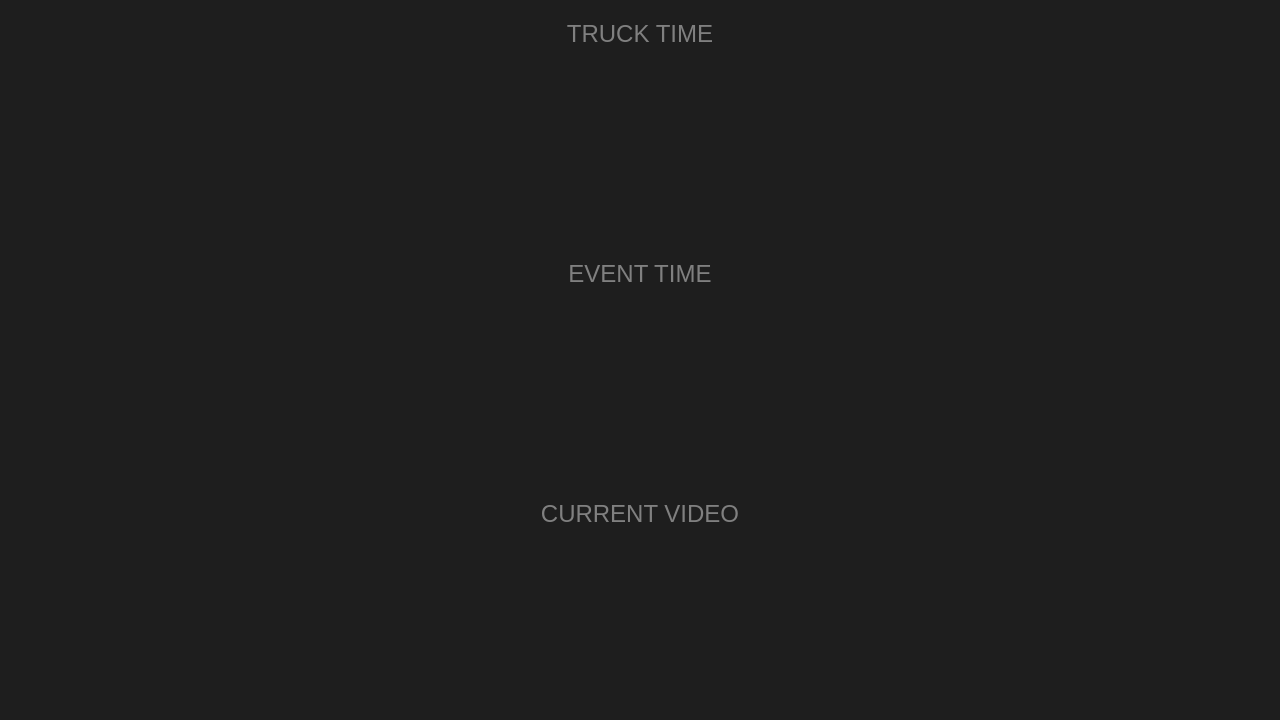
<?xml version="1.0" encoding="UTF-8"?>
<ui version="4.0">
 <class>MainWindow</class>
 <widget class="QWidget" name="MainWindow">
  <property name="geometry">
   <rect>
    <x>0</x>
    <y>0</y>
    <width>1280</width>
    <height>720</height>
   </rect>
  </property>
  <property name="windowTitle">
   <string>Timer</string>
  </property>
  <property name="styleSheet">
   <string notr="true">background-color: rgb(30, 30, 30);
border-width: 0;
font: 18pt;
color: grey;</string>
  </property>
  <layout class="QGridLayout">
   <property name="leftMargin">
    <number>0</number>
   </property>
   <property name="topMargin">
    <number>0</number>
   </property>
   <property name="rightMargin">
    <number>0</number>
   </property>
   <property name="bottomMargin">
    <number>0</number>
   </property>
   <property name="spacing">
    <number>0</number>
   </property>
   <item row="0" column="2">
    <widget class="QWidget" name="right" native="true">
     <property name="sizePolicy">
      <sizepolicy hsizetype="Preferred" vsizetype="Preferred">
       <horstretch>40</horstretch>
       <verstretch>0</verstretch>
      </sizepolicy>
     </property>
    </widget>
   </item>
   <item row="0" column="1">
    <widget class="QWidget" name="main" native="true">
     <property name="sizePolicy">
      <sizepolicy hsizetype="Preferred" vsizetype="Preferred">
       <horstretch>200</horstretch>
       <verstretch>0</verstretch>
      </sizepolicy>
     </property>
     <property name="styleSheet">
      <string notr="true">#main * {
	background-color: rgb(36, 36, 36);
	background-clip: padding;
}

#main &gt; #panel_1,#panel_2,#panel_3 {
	border-image: url(:/panel.png) stretch;
	border-width: 20px;
}
</string>
     </property>
     <layout class="QVBoxLayout" name="_2">
      <property name="spacing">
       <number>0</number>
      </property>
      <property name="leftMargin">
       <number>0</number>
      </property>
      <property name="topMargin">
       <number>0</number>
      </property>
      <property name="rightMargin">
       <number>0</number>
      </property>
      <property name="bottomMargin">
       <number>0</number>
      </property>
      <item>
       <widget class="QWidget" name="panel_1" native="true">
        <property name="sizePolicy">
         <sizepolicy hsizetype="Preferred" vsizetype="Preferred">
          <horstretch>0</horstretch>
          <verstretch>1</verstretch>
         </sizepolicy>
        </property>
        <property name="minimumSize">
         <size>
          <width>0</width>
          <height>40</height>
         </size>
        </property>
        <layout class="QVBoxLayout" name="_3">
         <property name="spacing">
          <number>0</number>
         </property>
         <property name="leftMargin">
          <number>30</number>
         </property>
         <property name="topMargin">
          <number>20</number>
         </property>
         <property name="rightMargin">
          <number>30</number>
         </property>
         <property name="bottomMargin">
          <number>30</number>
         </property>
         <item>
          <widget class="QLabel" name="label_1">
           <property name="text">
            <string>TRUCK TIME</string>
           </property>
           <property name="alignment">
            <set>Qt::AlignHCenter|Qt::AlignTop</set>
           </property>
          </widget>
         </item>
        </layout>
       </widget>
      </item>
      <item>
       <widget class="QWidget" name="panel_2" native="true">
        <property name="sizePolicy">
         <sizepolicy hsizetype="Preferred" vsizetype="Preferred">
          <horstretch>0</horstretch>
          <verstretch>1</verstretch>
         </sizepolicy>
        </property>
        <property name="minimumSize">
         <size>
          <width>0</width>
          <height>40</height>
         </size>
        </property>
        <layout class="QVBoxLayout" name="_4">
         <property name="spacing">
          <number>0</number>
         </property>
         <property name="leftMargin">
          <number>30</number>
         </property>
         <property name="topMargin">
          <number>20</number>
         </property>
         <property name="rightMargin">
          <number>30</number>
         </property>
         <property name="bottomMargin">
          <number>30</number>
         </property>
         <item>
          <widget class="QLabel" name="label_2">
           <property name="text">
            <string>EVENT TIME</string>
           </property>
           <property name="alignment">
            <set>Qt::AlignHCenter|Qt::AlignTop</set>
           </property>
          </widget>
         </item>
        </layout>
       </widget>
      </item>
      <item>
       <widget class="QWidget" name="panel_3" native="true">
        <property name="sizePolicy">
         <sizepolicy hsizetype="Preferred" vsizetype="Preferred">
          <horstretch>0</horstretch>
          <verstretch>1</verstretch>
         </sizepolicy>
        </property>
        <property name="minimumSize">
         <size>
          <width>0</width>
          <height>40</height>
         </size>
        </property>
        <layout class="QVBoxLayout" name="_5">
         <property name="spacing">
          <number>0</number>
         </property>
         <property name="leftMargin">
          <number>30</number>
         </property>
         <property name="topMargin">
          <number>20</number>
         </property>
         <property name="rightMargin">
          <number>30</number>
         </property>
         <property name="bottomMargin">
          <number>30</number>
         </property>
         <item>
          <widget class="QLabel" name="label_3">
           <property name="text">
            <string>CURRENT VIDEO</string>
           </property>
           <property name="alignment">
            <set>Qt::AlignHCenter|Qt::AlignTop</set>
           </property>
          </widget>
         </item>
        </layout>
       </widget>
      </item>
     </layout>
    </widget>
   </item>
   <item row="0" column="0">
    <widget class="QWidget" name="left" native="true">
     <property name="sizePolicy">
      <sizepolicy hsizetype="Preferred" vsizetype="Preferred">
       <horstretch>40</horstretch>
       <verstretch>0</verstretch>
      </sizepolicy>
     </property>
    </widget>
   </item>
  </layout>
 </widget>
 <resources/>
 <connections/>
</ui>
